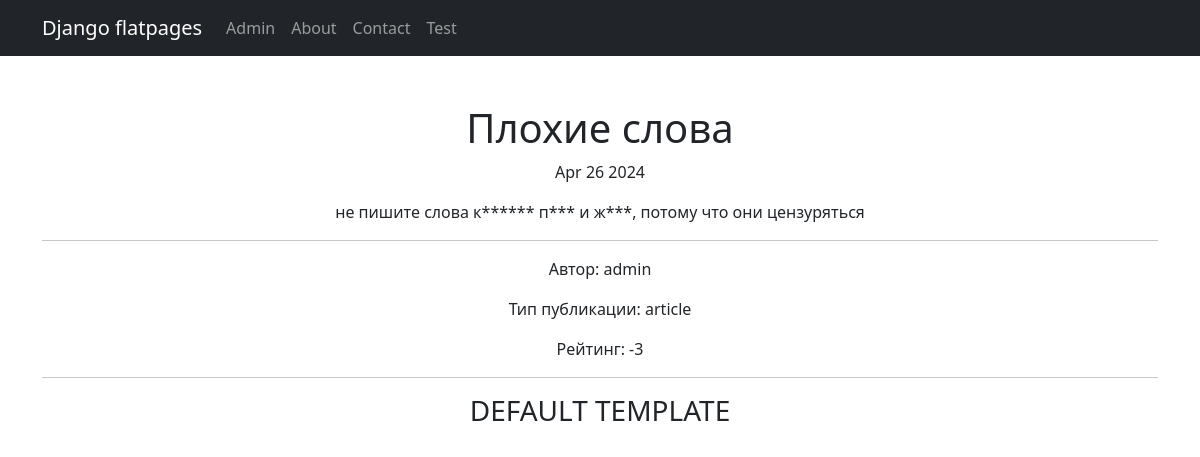
Page /news/4 on the committed database.
### news/models.py (models this page shows, shortened)
class Post(models.Model):
    article = 'article'
    news = 'news'
    post_type = [
        (article, 'Статья'),
        (news, 'Новость'),
    ]
    author = models.ForeignKey(Author, on_delete=models.CASCADE)
    type = models.CharField(max_length=255, choices=post_type, default=article)
    date_add = models.DateTimeField(auto_now_add=True)
    category = models.ManyToManyField(Category, through='PostCategory')
    rating = models.IntegerField(default=0)
    title = models.CharField(max_length=255)
    text = models.TextField()

class Author(models.Model):
    user = models.OneToOneField(User, on_delete=models.CASCADE)
    rating = models.IntegerField(default=0)
    def __str__(self):
        return f'{self.user.username}'

### news/views.py (the view)
# urls.py: path('<int:pk>', PostDetail.as_view()),
class PostDetail(DetailView):
    model = Post
    template_name = 'post.html'
    context_object_name = 'post'

### news/templatetags/my_filters.py (called while the page is built)
@register.filter(name='censor')
def censor(value):
    if not isinstance(value, str):
        raise TypeError("Входной аргумент должен быть строкой")
    censored_words = ["попа", "жопа", "какашки"]
    regex_pattern = r"\b(" + "|".join(map(re.escape, censored_words)) + r")\b"
    censored_text = re.sub(regex_pattern, lambda match: match.group()[0] + '*' * (len(match.group()) - 1), value)
    return censored_text

### templates/post.html (shortened to what this page needs)
{% extends 'flatpages/default.html' %}
{% load my_filters %}
{% block content %}
<div>
    <h1>{{ post.title }}</h1>
    <p>{{ post.date_add|date:'M d Y' }}</p>
    <p>{{ post.text|censor }}</p>
    <hr>
    <p>Автор: {{ post.author }}</p>
    <p>Тип публикации: {{ post.type }}</p>
    <p>Рейтинг: {{ post.rating }}</p>
</div>
{% endblock content %}

### rows in the picture
Post: title "Плохие слова", date_add "Apr 26 2024", text|censor "не пишите слова к****** п*** и ж***, потому что они цензуряться", author "admin", type "article", rating "-3"
